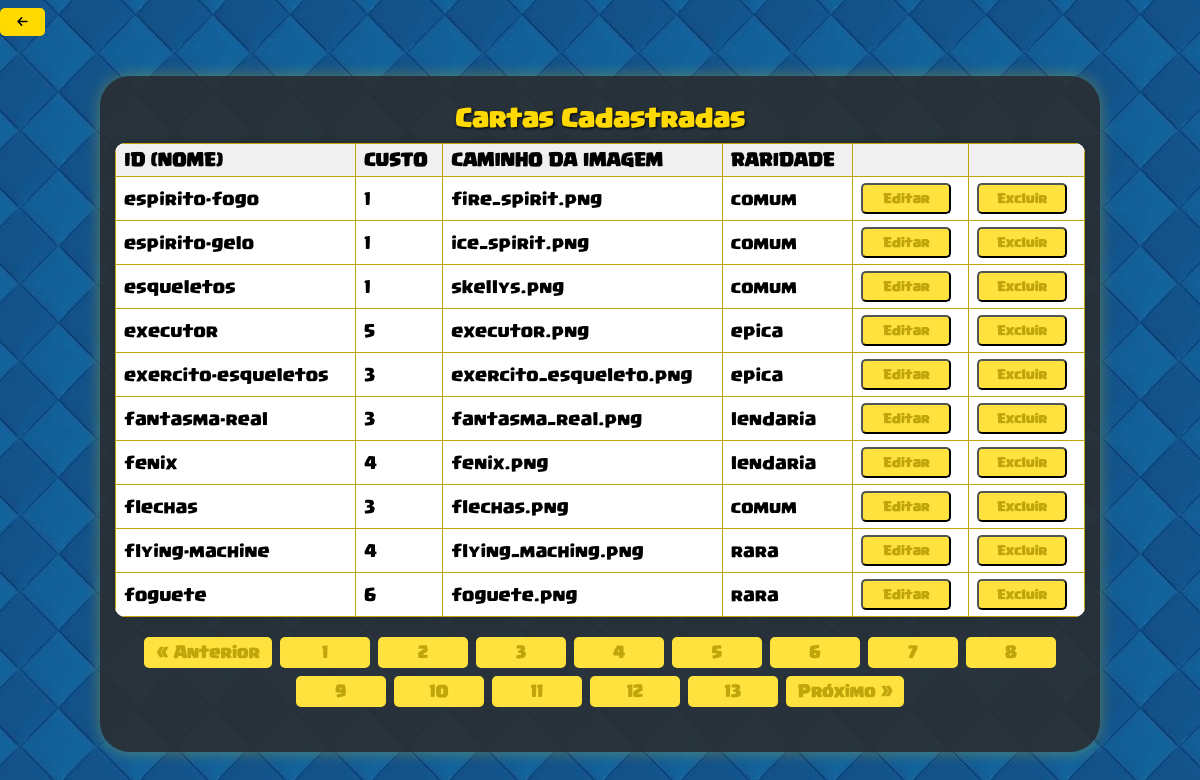
Page /cartas/listar-carta/listar-carta.php?pagina=5 (signed in) on the committed database.
### tables this page shows
CREATE TABLE `carta` (
  `id` varchar(20) NOT NULL,  
  `custo` int NOT NULL,
  `srcImagem` varchar(40) NOT NULL,
  `raridade` varchar(15) NOT NULL,
  PRIMARY KEY (`id`)
);

### src/Repositorio/CartaRepositorio.php (called while the page is built, shortened)
<?php
    class CartaRepositorio
    {
        private PDO $pdo;
        public function __construct(PDO $pdo)
        {
            $this->pdo = $pdo;
        }
        private function formarObjeto(array $dados): Carta
        {
            return new Carta($dados['id'], (int)$dados['custo'], $dados['srcImagem'], $dados['raridade']);
        }
        public function contarTodos()
        {
            $sql = "SELECT COUNT(*) FROM carta";
            $stmt = $this->pdo->query($sql);
            return (int) $stmt->fetchColumn();
        }
        public function buscarPaginado(int $limite, int $offset): array
        {
            $sql = "SELECT id, custo, srcImagem, raridade FROM carta LIMIT :limite OFFSET :offset";
            $stmt = $this->pdo->prepare($sql);
            $stmt->bindValue(':limite', $limite, PDO::PARAM_INT);
            $stmt->bindValue(':offset', $offset, PDO::PARAM_INT);
            $stmt->execute();
            $resultados = $stmt->fetchAll(PDO::FETCH_ASSOC);
            return array_map(fn($dados) => $this->formarObjeto($dados), $resultados);
        }
    }
?>

### src/paginacao.php (called while the page is built)
<?php
class Paginacao
{
    private int $totalItens;
    private int $itensPorPagina;
    private int $paginaAtual;
    public function __construct(int $totalItens, int $itensPorPagina, int $paginaAtual)
    {
        $this->totalItens = $totalItens;
        $this->itensPorPagina = $itensPorPagina;
        $this->paginaAtual = max(1, $paginaAtual);
    }
    public function getOffset(): int
    {
        return ($this->paginaAtual - 1) * $this->itensPorPagina;
    }
    public function getLimite(): int
    {
        return $this->itensPorPagina;
    }
    public function getTotalPaginas(): int
    {
        return (int) ceil($this->totalItens / $this->itensPorPagina);
    }
    public function getPaginaAtual(): int
    {
        return $this->paginaAtual;
    }
}
?>

### src/Modelo/carta.php (called while the page is built, shortened)
<?php
    class Carta
    {
        private string $id;
        private int $custoCarta;
        private string $caminhoCarta;
        private string $raridadeCarta;
        public function __construct(string $id, int $custoCarta, string $caminhoCarta, string $raridadeCarta){
            $this->id = $id;
            $this->custoCarta = $custoCarta;
            $this->raridadeCarta = $raridadeCarta;
            $this->caminhoCarta = $caminhoCarta;
        }
        public function getId(): string
        {
            return $this->id;
        }
        public function getCustoCarta(): int
        {
            return $this->custoCarta;
        }
        public function getRaridadeCarta(): string
        {
            return $this->raridadeCarta;
        }
        public function getCaminhoCarta(): string
        {
            return $this->caminhoCarta;
        }
    }
?>

### cartas/listar-carta/listar-carta.php (the view, shortened to what this page needs)
<?php
require __DIR__ . "/../../src/conexao-bd.php";
require_once __DIR__ . '/../../src/Repositorio/CartaRepositorio.php';
require_once __DIR__ . '/../../src/Modelo/carta.php';
require __DIR__ . "/../../src/paginacao.php";
$climite = 10;
$paginaAtual = isset($_GET['pagina']) ? (int) $_GET['pagina'] : 1;
$cartaRepositorio = new CartaRepositorio($pdo);
$totalCartas = $cartaRepositorio->contarTodos();
$paginacao = new Paginacao($totalCartas, $climite, $paginaAtual);
$cartas = $cartaRepositorio->buscarPaginado($paginacao->getLimite(), $paginacao->getOffset());
?>
<!DOCTYPE html>
<html lang="pt-br">
<head>
    <link rel="stylesheet" href="https://cdnjs.cloudflare.com/ajax/libs/font-awesome/6.4.0/css/all.min.css" />
    <link rel="stylesheet" href="../../css/listar.css" />
</head>
<body>
    <form action="../administrar/administrar-carta.php">
        <button type="submit" id="botao-menu"><i class="fas fa-arrow-left"></i></button>
    </form>
    <div class="container-formulario">
        <div class="formulario">
            <h1 class="titulo">Cartas Cadastradas</h1>
            <div class="tabela">
                <table>
                    <thead>
                        <tr>
                            <th>ID (Nome)</th>
                            <th>Custo</th>
                            <th>Caminho da Imagem</th>
                            <th>Raridade</th>
                            <th> </th>
                            <th> </th>
                        </tr>
                    </thead>
                    <tbody>
                        <?php foreach ($cartas as $carta): ?>
                            <tr>
                                <td><?= htmlspecialchars($carta->getId()) ?></td>
                                <td><?= htmlspecialchars($carta->getCustoCarta()) ?></td>
                                <td><?= htmlspecialchars($carta->getCaminhoCarta()) ?></td>
                                <td><?= htmlspecialchars($carta->getRaridadeCarta()) ?></td>
                                <td>
                                    <form action="../atualizar-carta/atualizar-carta.php" method="POST">
                                        <button type="submit" class="botao-alterar">Editar</button>
                                    </form>
                                </td>
                                <td>
                                    <form action="../atualizar-carta/deletar-carta.php" method="post">
                                        <input type="submit" class="botao-alterar" value="Excluir">
                                    </form>
                                </td>
                            </tr>
                        <?php endforeach; ?>
                    </tbody>
                </table>
                <div class="paginacao" style="text-align:center; margin-top: 20px;">
                    <?php if ($paginacao->getPaginaAtual() > 1): ?>
                        <a href="?pagina=<?= $paginacao->getPaginaAtual() - 1 ?>" class="botao-pagina">« Anterior</a>
                    <?php endif; ?>
                    <?php for ($i = 1; $i <= $paginacao->getTotalPaginas(); $i++): ?>
                        <?php if ($i === $paginacao->getPaginaAtual()): ?>
                            <strong><?= $i ?></strong>
                        <?php else: ?>
                            <a href="?pagina=<?= $i ?>" class="botao-pagina"><?= $i ?></a>
                        <?php endif; ?>
                    <?php endfor; ?>
                    <?php if ($paginacao->getPaginaAtual() < $paginacao->getTotalPaginas()): ?>
                        <a href="?pagina=<?= $paginacao->getPaginaAtual() + 1 ?>" class="botao-pagina">Próximo »</a>
                    <?php endif; ?>
                </div>
            </div>
        </div>
    </div>
</body>
</html>

### css/listar.css (style rules this page uses)
html, body { height: 100%; margin: 0; padding: 0; overflow: hidden; background-position: center; background-image: url("../img/fundo-section.jpg"); font-family: fonteClash, sans-serif; color: rgb(255, 217, 0); font-size: 12px; }
.container-formulario { max-width: 1000px; width: 90%; margin: 40px auto; padding: 15px; background-color: rgba(44, 44, 44, 0.85); border-radius: 30px; color: rgb(255, 217, 0); box-shadow: 0 0 15px rgba(255, 217, 0, 0.3); box-sizing: border-box; display: flex; flex-direction: column; }
#botao-menu { margin: 8px 0; width: 45px; height: 28px; font-size: 12px; display: flex; justify-content: center; align-items: center; background-color: rgb(255, 217, 0); color: black; border: none; border-radius: 5px; cursor: pointer; flex-shrink: 0; }
.titulo { font-family: fonteClash; font-size: 20px; margin-bottom: 10px; text-align: center; color: rgb(255, 217, 0); text-shadow: 1px 1px 3px #000; flex-shrink: 0; }
table { width: 100%; min-width: 550px; border-collapse: collapse; font-family: fonteClash; font-size: 14px; color: #000000; background-color: #ffffff; border-radius: 10px; overflow: hidden; box-shadow: 0 0 8px rgba(0, 0, 0, 0.1); }
th, td { border: 1px solid rgb(192, 165, 11); padding: 6px 8px; text-align: left; vertical-align: middle; color: #000000; white-space: nowrap; }
th { background-color: #f0f0f0; font-weight: 900; text-transform: uppercase; }
.paginacao { margin-top: 20px; margin-bottom: 30px; text-align: center; display: flex; flex-wrap: wrap; justify-content: center; gap: 8px; white-space: normal; overflow-x: visible; }
.paginacao a.botao-pagina, .paginacao strong { padding: 6px 12px; background-color: rgb(255, 226, 62); color: rgb(192, 165, 11); border-radius: 5px; text-decoration: none; font-family: fonteClash; font-weight: bold; transition: background-color 0.3s ease; font-size: 13px; display: inline-block; min-width: 90px; text-align: center; box-sizing: border-box; }
.botao-alterar { padding: 6px 12px; background-color: rgb(255, 226, 62); color: rgb(192, 165, 11); border-radius: 5px; text-decoration: none; font-family: fonteClash; font-weight: bold; transition: background-color 0.3s ease; font-size: 10px; display: inline-block; min-width: 90px; text-align: center; box-sizing: border-box; }

### rows in the picture
carta: id "espirito-fogo", custo "1", srcImagem "fire_spirit.png", raridade "comum"
carta: id "espirito-gelo", custo "1", srcImagem "ice_spirit.png", raridade "comum"
carta: id "esqueletos", custo "1", srcImagem "skellys.png", raridade "comum"
carta: id "executor", custo "5", srcImagem "executor.png", raridade "epica"
carta: id "exercito-esqueletos", custo "3", srcImagem "exercito_esqueleto.png", raridade "epica"
carta: id "fantasma-real", custo "3", srcImagem "fantasma_real.png", raridade "lendaria"
carta: id "fenix", custo "4", srcImagem "fenix.png", raridade "lendaria"
carta: id "flechas", custo "3", srcImagem "flechas.png", raridade "comum"
carta: id "flying-machine", custo "4", srcImagem "flying_maching.png", raridade "rara"
carta: id "foguete", custo "6", srcImagem "foguete.png", raridade "rara"
